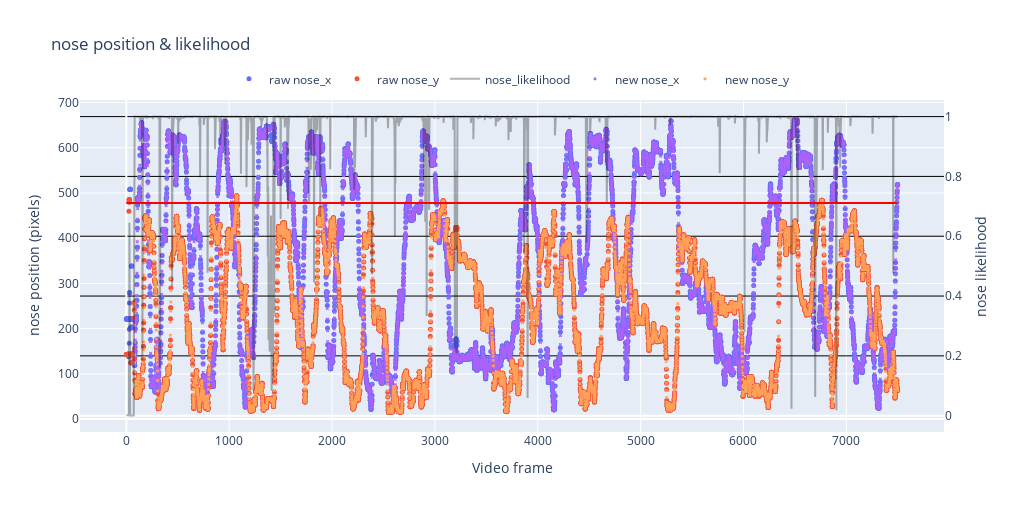

The code cell stored with this chart in its notebook:
### Code cell
# Create figure
fig = go.Figure()

# Add traces for raw data
for column in df_raw.columns:
    if bodypart in column:
        if 'likelihood' not in column:
            fig.add_trace(go.Scatter(x=df_raw.index, y=df_raw[column], mode='markers', name=f'raw {column}', marker=dict(symbol='circle', size=5)))
        else:
            fig.add_trace(go.Scatter(x=df_raw.index, y=df_raw[column], name=f'{column}', line=dict(color='black'), yaxis='y2',opacity=0.3))

# Add traces for smoothed data
for column in df_smooth.columns:
    if bodypart in column:
        if 'likelihood' not in column:
            fig.add_trace(go.Scatter(x=df_smooth.index, y=df_smooth[column], mode='markers', name=f'new {column}', marker=dict(symbol='x', size=3)))

if llhd_tol == 'mean':
    mean = df_raw[f'{bodypart}_likelihood'].mean()
    std_dev = df_raw[f'{bodypart}_likelihood'].std()
    limit = max(0.1, mean - num_std*std_dev)
else:
    limit = llhd_tol

# Update layout for secondary y-axis
fig.update_layout(
    xaxis=dict(title='Video frame'),
    yaxis=dict(title=f'{bodypart} position (pixels)'),
    yaxis2=dict(title=f'{bodypart} likelihood', 
                overlaying='y', 
                side='right',
                gridcolor='black'),
    title=f'{bodypart} position & likelihood',
    width=1024,
    height=512,
    legend=dict(yanchor="bottom",
                y=1.02,
                xanchor="center",
                x=0.5,
                orientation="h"),
    shapes=[dict(type='line', 
                 x0=df_raw.index.min(), 
                 x1=df_raw.index.max(), 
                 y0=limit, 
                 y1=limit, 
                 line=dict(color='red', dash='solid'),
                 yref='y2')]
)

# Show plot
fig.show()

### Figure 1 — Plotly figure (JSON) as saved in the notebook; plotly's stock layout.template omitted (floating-point values rounded to 4 significant figures; data arrays with more than 128 entries replaced by an {"elided": "..."} marker saying what was removed)
{"data": [{"marker": {"size": 5, "symbol": "circle"}, "mode": "markers", "name": "raw nose_x", "type": "scatter", "x": {"elided": "7500 int values"}, "y": {"elided": "7500 float values"}}, {"marker": {"size": 5, "symbol": "circle"}, "mode": "markers", "name": "raw nose_y", "type": "scatter", "x": {"elided": "7500 int values"}, "y": {"elided": "7500 float values"}}, {"line": {"color": "black"}, "name": "nose_likelihood", "opacity": 0.3, "type": "scatter", "x": {"elided": "7500 int values"}, "y": {"elided": "7500 float values"}, "yaxis": "y2"}, {"marker": {"size": 3, "symbol": "x"}, "mode": "markers", "name": "new nose_x", "type": "scatter", "x": {"elided": "7500 int values"}, "y": {"elided": "7500 float values"}}, {"marker": {"size": 3, "symbol": "x"}, "mode": "markers", "name": "new nose_y", "type": "scatter", "x": {"elided": "7500 int values"}, "y": {"elided": "7500 float values"}}], "layout": {"height": 512, "legend": {"orientation": "h", "x": 0.5, "xanchor": "center", "y": 1.02, "yanchor": "bottom"}, "shapes": [{"line": {"color": "red", "dash": "solid"}, "type": "line", "x0": 0, "x1": 7499, "y0": 0.7107, "y1": 0.7107, "yref": "y2"}], "title": {"text": "nose position & likelihood"}, "width": 1024, "xaxis": {"title": {"text": "Video frame"}}, "yaxis": {"title": {"text": "nose position (pixels)"}}, "yaxis2": {"gridcolor": "black", "overlaying": "y", "side": "right", "title": {"text": "nose likelihood"}}}}
